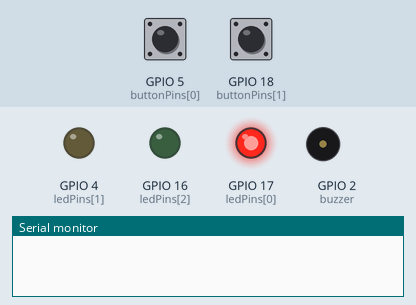
Recording of a sketch running on a simulated ESP32. On the bench: output pins drawn as LEDs (lit = HIGH), buzzer (waves = sounding), the last lines printed to the serial monitor. The inputs (shaded band) are chosen by the test bench; at power-on: GPIO 5 (buttonPins[0]) HIGH, GPIO 18 (buttonPins[1]) HIGH.

Above: at 1.2 s.
1.3 s: GPIO 5 (buttonPins[0]) pulled LOW for 0.15 s
At 2.0 s:
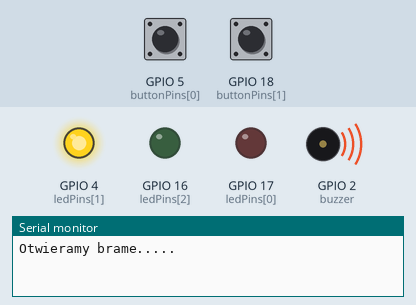
At 4.6 s:
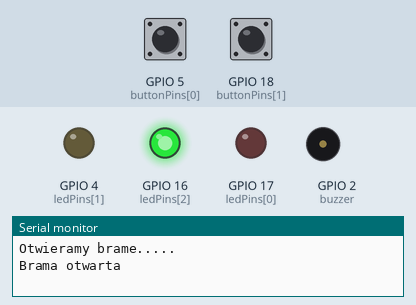
Timing chart, 0 to 10.4 s (numbered marks = the images above; inputs shaded):
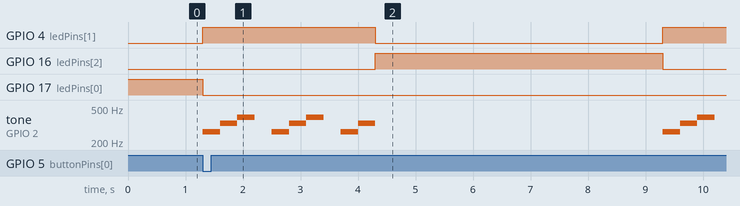

Measured:
- after the input at 1.3 s, GPIO 4 (ledPins[1]): LOW → HIGH at once, → LOW 3.0 s later, → HIGH 5.0 s later; GPIO 16 (ledPins[2]): LOW → HIGH after 3.0 s, → LOW 5.0 s later

The sketch:

sketch.ino
```cpp
const byte buzzer = 2;

const byte ledPins[] = {17, 4, 16};
const byte buttonPins[] = {5, 18};

const byte CLOSED = 0;
const byte OPENING = 1;
const byte OPEN = 2;
const byte CLOSING = 3;
const byte STOPPED = 4;

byte state = CLOSED;

unsigned long startTime = 0;
unsigned long songTime = 0;
byte note = 0;

void playSong() {

  if (state != OPENING && state != CLOSING) {
    ledcWriteTone(buzzer, 0);
    note = 0;
    return;
  }

  if (millis() - songTime >= 300) {

    songTime = millis();

    if (note == 0) {
      ledcWriteTone(buzzer, 262);
      note = 1;
    }

    else if (note == 1) {
      ledcWriteTone(buzzer, 330);
      note = 2;
    }

    else if (note == 2) {
      ledcWriteTone(buzzer, 392);
      note = 3;
    }

    else {
      ledcWriteTone(buzzer, 0);
      note = 0;
    }
  }
}

void setup() {
  // put your setup code here, to run once:
  Serial.begin(115200);
  ledcAttach(buzzer, 2000, 8);

for (byte i = 0; i < 3; i++) {
    pinMode(ledPins[i], OUTPUT);
}

for (byte i = 0; i < 2; i++) {
    pinMode(buttonPins[i], INPUT_PULLUP);
}
}

void loop() {
  playSong();
    switch (state) {

        case CLOSED:

          digitalWrite(ledPins[0], HIGH);
          digitalWrite(ledPins[1], LOW);
          digitalWrite(ledPins[2], LOW);

          if (digitalRead(buttonPins[0]) == LOW) {

            state = OPENING;
            startTime = millis();
            note = 0;
            Serial.println("Otwieramy brame.....");
          }

    break;


        case OPENING:

            digitalWrite(ledPins[0], LOW);
            digitalWrite(ledPins[1], HIGH);
            digitalWrite(ledPins[2], LOW);

            if(digitalRead(buttonPins[1]) == LOW){
              state = STOPPED;
              ledcWriteTone(buzzer, 0);
              Serial.println("Stop.");
            }

            if (millis() - startTime >= 3000) {

                state = OPEN;
                startTime = millis();

                Serial.println("Brama otwarta");
            }

            break;


        case OPEN:

            digitalWrite(ledPins[0], LOW);
            digitalWrite(ledPins[1], LOW);
            digitalWrite(ledPins[2], HIGH);

            if (millis() - startTime >= 5000) {

                state = CLOSING;
                startTime = millis();

                Serial.println("Zamykamy brame.....");
            }

            break;


        case CLOSING:

            digitalWrite(ledPins[0], LOW);
            digitalWrite(ledPins[1], HIGH);
            digitalWrite(ledPins[2], LOW);

            if (millis() - startTime >= 3000) {

                state = CLOSED;
                startTime = millis();

                Serial.println("Brama zamknieta");
            }

            break;

        case STOPPED:
            digitalWrite(ledPins[0], LOW);
            digitalWrite(ledPins[1], LOW);
            digitalWrite(ledPins[2], LOW);

            if(digitalRead(buttonPins[0]) == LOW){
              state = OPENING;
              startTime = millis();
              note = 0;

              Serial.println("Wznawiamy otwieranie....");
            }

            break;

    }
}
```
